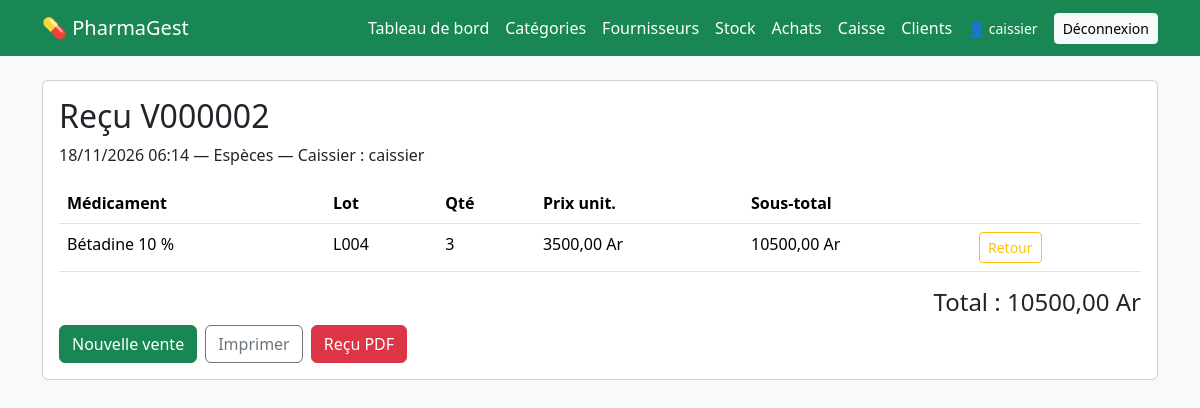
Screenshot of /ventes/2/ (signed in) with the database file from the repository.
### ventes/models.py (models this page shows, shortened)
class Vente(models.Model):
    MODES = [
        ("especes", "Espèces"),
        ("mobile_money", "Mobile money"),
        ("autre", "Autre"),
    ]
    numero = models.CharField(max_length=20, unique=True, null=True, blank=True)
    utilisateur = models.ForeignKey(
        settings.AUTH_USER_MODEL, on_delete=models.SET_NULL, null=True, blank=True
    )
    client = models.ForeignKey(
        "clients.Client", on_delete=models.SET_NULL,
        null=True, blank=True, related_name="ventes"
    )
    mode_paiement = models.CharField(max_length=20, choices=MODES, default="especes")
    total = models.DecimalField(max_digits=12, decimal_places=2, default=0)
    date = models.DateTimeField(auto_now_add=True)
    class Meta:
        ordering = ["-date"]

class LigneVente(models.Model):
    vente = models.ForeignKey(Vente, on_delete=models.CASCADE, related_name="lignes")
    medicament = models.ForeignKey("medicaments.Medicament", on_delete=models.PROTECT)
    lot = models.ForeignKey("stock.LotStock", on_delete=models.PROTECT)
    quantite = models.PositiveIntegerField()
    prix_unitaire = models.DecimalField(max_digits=10, decimal_places=2)
    @property
    def sous_total(self):
        return self.quantite * self.prix_unitaire

### medicaments/models.py (models this page shows)
class Medicament(models.Model):
    FORMES = [
        ("comprime", "Comprimé"),
        ("gelule", "Gélule"),
        ("sirop", "Sirop"),
        ("injectable", "Injectable"),
        ("pommade", "Pommade"),
        ("autre", "Autre"),
    ]
    nom_commercial = models.CharField(max_length=150)
    denomination_generique = models.CharField(max_length=150, blank=True)
    categorie = models.ForeignKey(
        Categorie, on_delete=models.PROTECT, related_name="medicaments"
    )
    forme = models.CharField(max_length=20, choices=FORMES, default="comprime")
    dosage = models.CharField(max_length=50, blank=True, help_text="Ex : 500 mg")
    laboratoire = models.CharField(max_length=150, blank=True)
    code_barres = models.CharField(max_length=50, unique=True, null=True, blank=True)
    photo = models.ImageField(upload_to="medicaments/", null=True, blank=True)
    prix_achat = models.DecimalField(
        max_digits=10, decimal_places=2, validators=[MinValueValidator(0)]
    )
    prix_vente = models.DecimalField(
        max_digits=10, decimal_places=2, validators=[MinValueValidator(0)]
    )
    seuil_alerte = models.PositiveIntegerField(default=10)
    actif = models.BooleanField(default=True)  # False = archivé
    date_creation = models.DateTimeField(auto_now_add=True)
    class Meta:
        ordering = ["nom_commercial"]
    def __str__(self):
        return f"{self.nom_commercial} {self.dosage}".strip()

### stock/models.py (models this page shows, shortened)
class LotStock(models.Model):
    medicament = models.ForeignKey(
        "medicaments.Medicament", on_delete=models.PROTECT, related_name="lots"
    )
    fournisseur = models.ForeignKey(
        "fournisseurs.Fournisseur", on_delete=models.SET_NULL,
        null=True, blank=True, related_name="lots",
    )
    numero_lot = models.CharField(max_length=50)
    date_peremption = models.DateField()
    quantite_recue = models.PositiveIntegerField(validators=[MinValueValidator(1)])
    quantite = models.PositiveIntegerField(help_text="Quantité disponible")
    bloque = models.BooleanField(default=False)
    date_reception = models.DateTimeField(auto_now_add=True)
    class Meta:
        ordering = ["date_peremption"]  # FEFO : le plus proche de la péremption d'abord
        constraints = [
            models.UniqueConstraint(
                fields=["medicament", "numero_lot"], name="lot_unique_par_medicament"
            )
        ]

### ventes/views.py (the view)
# urls.py: path("<int:pk>/", views.vente_detail, name="vente_detail"),
def vente_detail(request, pk):
    vente = get_object_or_404(
        Vente.objects.prefetch_related("lignes__medicament", "lignes__lot"), pk=pk
    )
    return render(request, "ventes/detail.html", {"vente": vente})

### templates/ventes/detail.html
{% extends "base.html" %}
{% block content %}
<div class="card card-body">
  <h2>Reçu {{ vente.numero }}</h2>
  <p>{{ vente.date|date:"d/m/Y H:i" }} — {{ vente.get_mode_paiement_display }} — Caissier : {{ vente.utilisateur|default:"—" }}</p>
  <table class="table">
    <thead>
      <tr><th>Médicament</th><th>Lot</th><th>Qté</th><th>Prix unit.</th><th>Sous-total</th><th></th></tr>
    </thead>
    <tbody>
    {% for l in vente.lignes.all %}
      <tr>
        <td>{{ l.medicament }}</td>
        <td>{{ l.lot.numero_lot }}</td>
        <td>{{ l.quantite }}</td>
        <td>{{ l.prix_unitaire }} Ar</td>
        <td>{{ l.sous_total }} Ar</td>
        <td><a href="{% url 'vente_retour' l.pk %}" class="btn btn-sm btn-outline-warning">Retour</a></td>
      </tr>
    {% endfor %}
    </tbody>
  </table>
  <h4 class="text-end">Total : {{ vente.total }} Ar</h4>
  <div class="d-flex gap-2">
    <a href="{% url 'caisse' %}" class="btn btn-success">Nouvelle vente</a>
    <button onclick="window.print()" class="btn btn-outline-secondary">Imprimer</button>
    <a href="{% url 'vente_pdf' vente.pk %}" target="_blank" class="btn btn-danger">Reçu PDF</a>
  </div>
</div>
{% endblock %}

### templates/base.html (shortened to what this page needs)
<!DOCTYPE html>
<html lang="fr">
<head>
  <link href="https://cdn.jsdelivr.net/npm/bootstrap@5.3.3/dist/css/bootstrap.min.css" rel="stylesheet">
</head>
<body class="bg-light">
<nav class="navbar navbar-dark bg-success mb-4">
  <div class="container">
    <a class="navbar-brand" href="{% url 'medicament_liste' %}">💊 PharmaGest</a>
    <div class="d-flex gap-3 align-items-center flex-wrap">
      <a class="nav-link text-white" href="{% url 'dashboard' %}">Tableau de bord</a>
      <a class="nav-link text-white" href="{% url 'categorie_liste' %}">Catégories</a>
      <a class="nav-link text-white" href="{% url 'fournisseur_liste' %}">Fournisseurs</a>
      <a class="nav-link text-white" href="{% url 'stock_apercu' %}">Stock</a>
      <a class="nav-link text-white" href="{% url 'achat_liste' %}">Achats</a>
      <a class="nav-link text-white" href="{% url 'caisse' %}">Caisse</a>
      <a class="nav-link text-white" href="{% url 'client_liste' %}">Clients</a>
      {% if user.is_authenticated %}
        <span class="text-white small">👤 {{ user.username }}</span>
        <form method="post" action="{% url 'logout' %}" class="m-0">
          <button class="btn btn-light btn-sm">Déconnexion</button>
        </form>
      {% endif %}
    </div>
  </div>
</nav>
<div class="container">
  {% block content %}{% endblock %}
</div>
</body>
</html>

### rows the page displays
Vente: numero "V000002", date "18/11/2026 06:14", mode_paiement "Espèces", utilisateur "caissier", total "10500,00"
LigneVente: medicament "Bétadine 10 %", lot.numero_lot "L004", quantite "3", prix_unitaire "3500,00", sous_total "10500,00"

### other values shown
{{ user.username }} "caissier"
